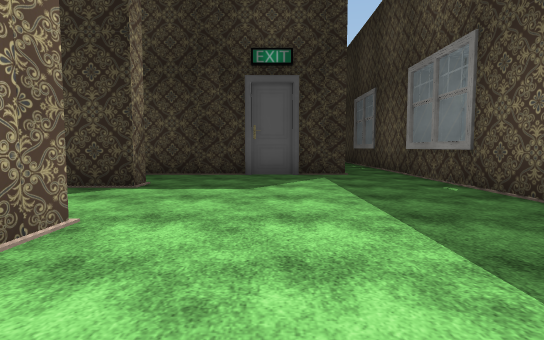
View 1 (above)

24 first-person views from a walk through a Unity game level. The camera is 1.3 m above the floor, tilts 4° down and sees 80° across. The floor is counted in squares, 2 m on a side. Each view is taken from the middle of a square. On the plan, view 1 faces up. The plan holds only what a view shows up to about 10 squares ahead; the rest is blank. The place goes on beyond the plan. The player is left out. Some surface patterns are stand-ins.

View 2
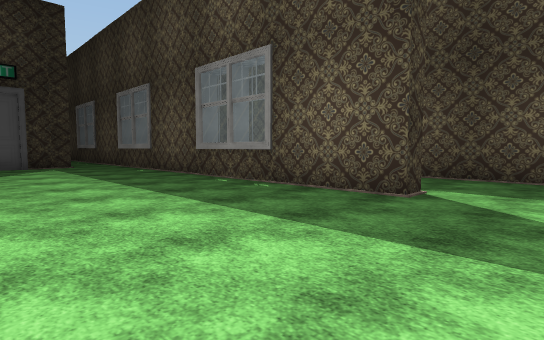

View 3
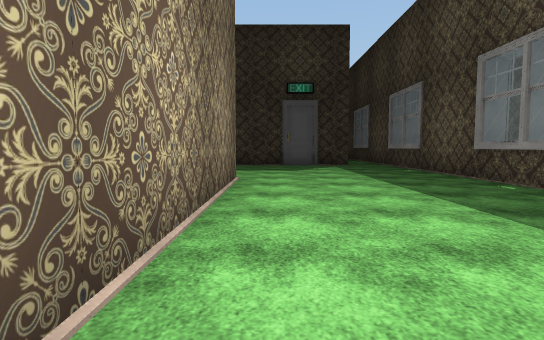

View 4
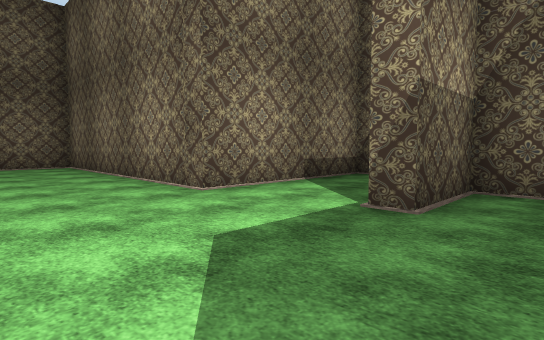

View 5
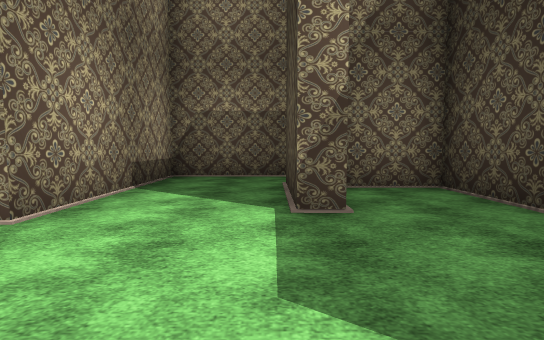

View 6
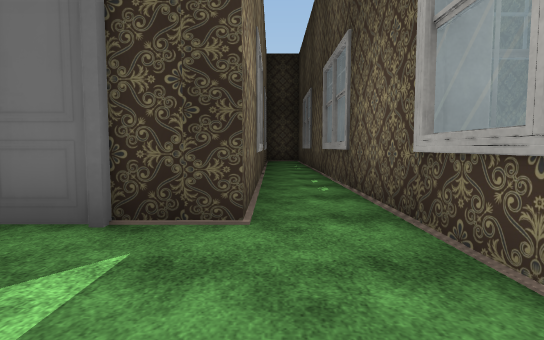

View 7
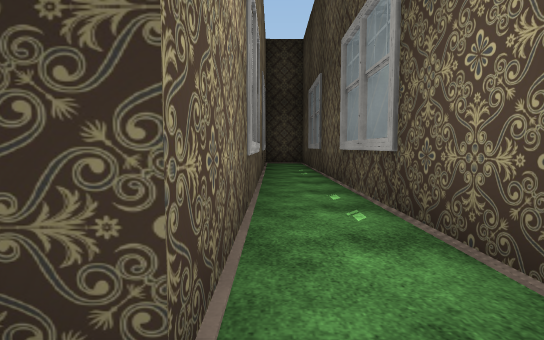

View 8
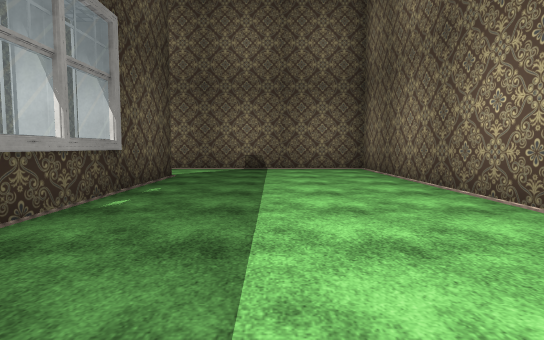

View 9
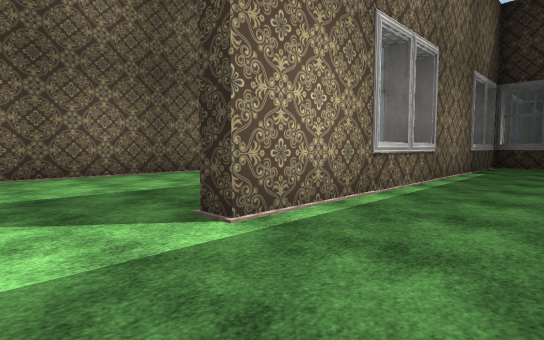

View 10
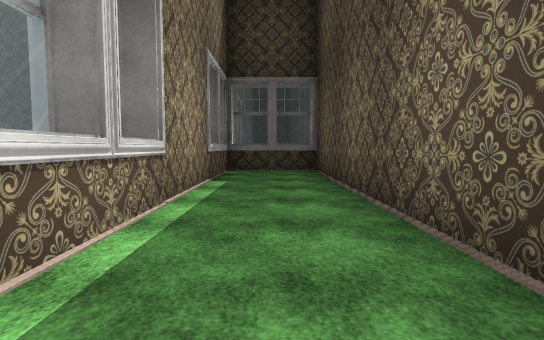

View 11
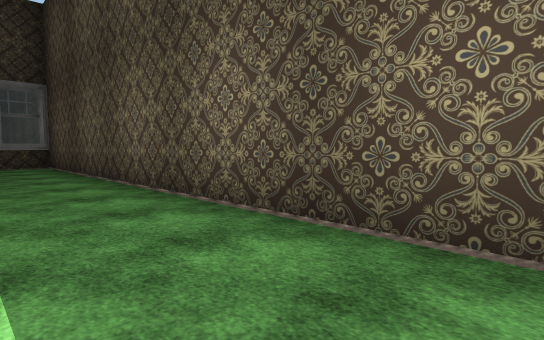

View 12
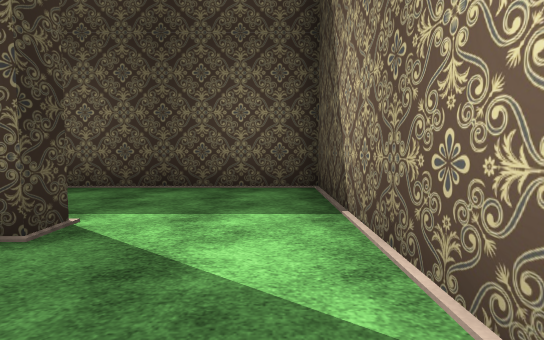

View 13
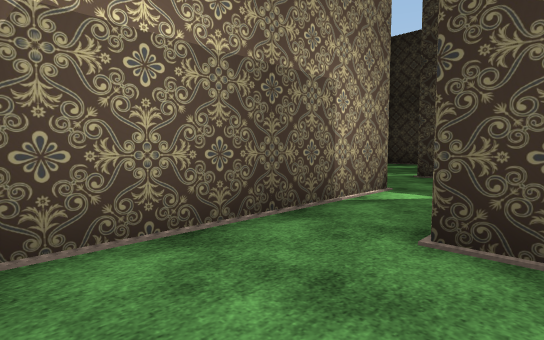

View 14
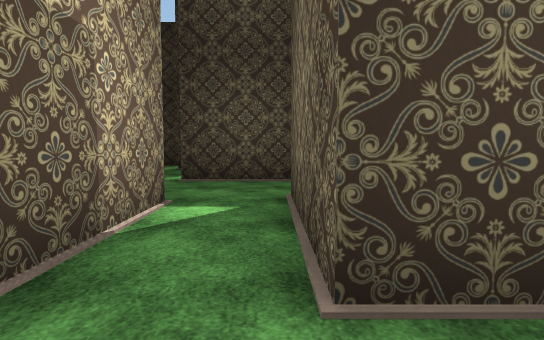

View 15
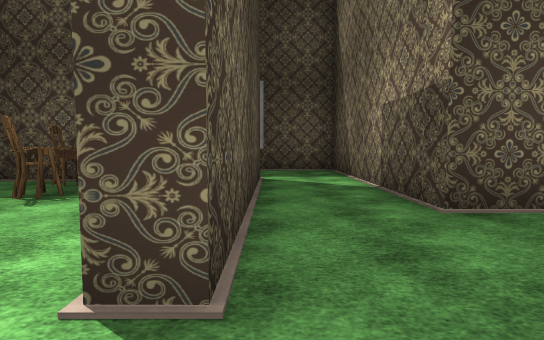

View 16
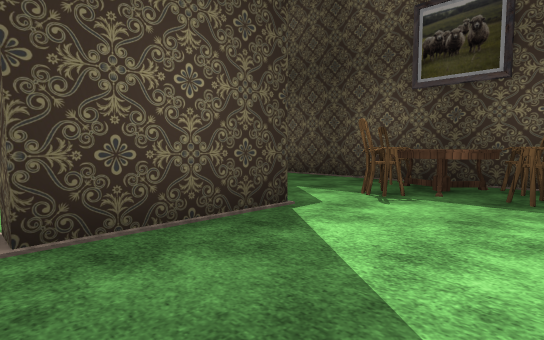

View 17
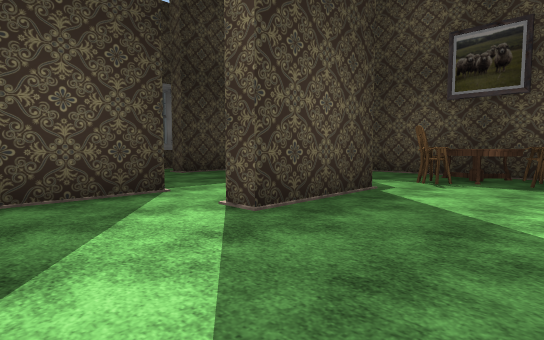

View 18
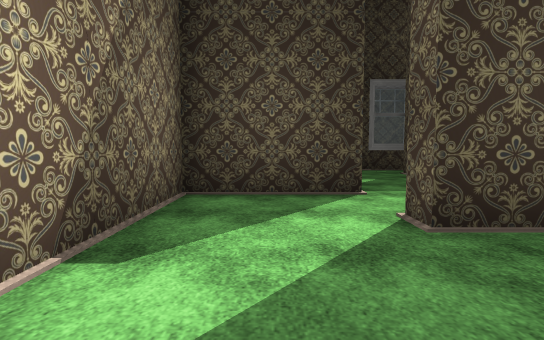

View 19
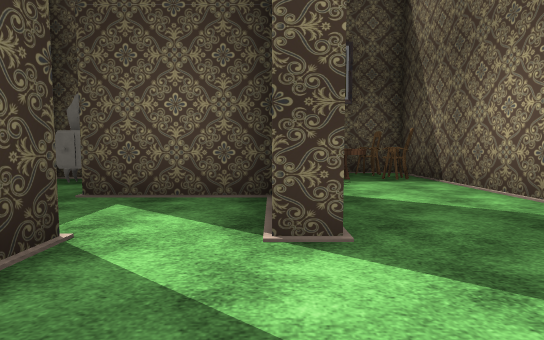

View 20
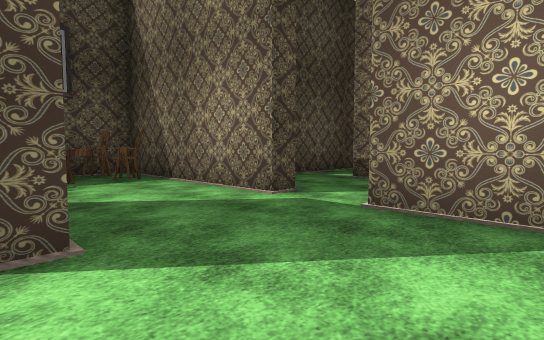

View 21
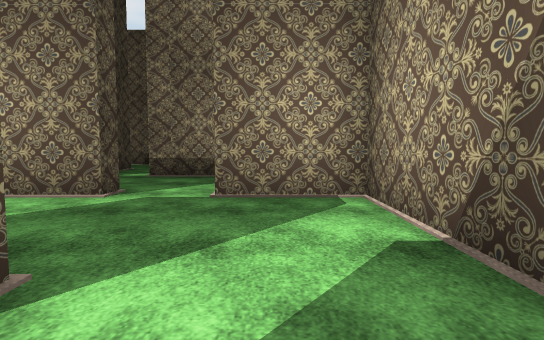

View 22
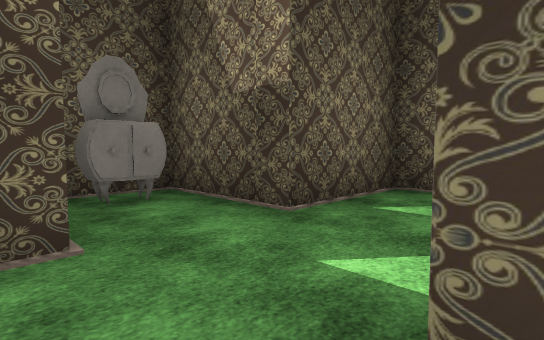

View 23
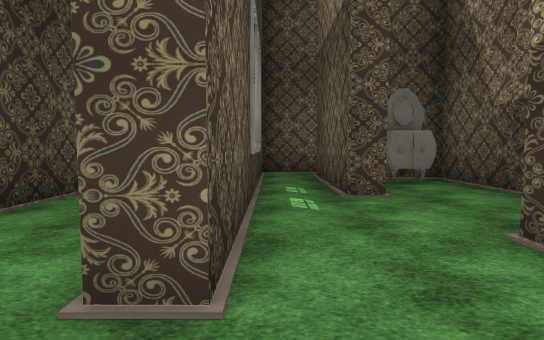

View 24
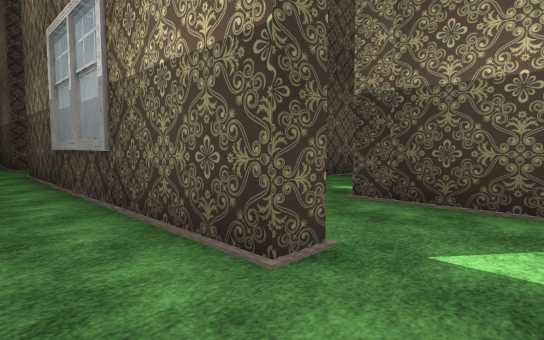

### Floor plan
Points are (right, up) in squares from view 1. A wall is a line through its corners. A room is listed if a view was taken in it or the views show most of it. See-through windows are left out.
Room 1 (views 1, 2, 3, 4, 5, 6, 7, 8, 12, 13, 14)
walls: (-6.2, 7.8) (-6.2, 2.8) (-1.8, 2.8) (-1.7, -4.8) (3.5, -4.8); (3.8, -2.3) (3.2, -2.3) (3.2, 17); (1.8, 14.6) (1.8, 7.7) (-4.3, 7.8) (-4.3, 5.8) (-2.2, 5.8) (-2.2, 5.3) (-4.8, 5.3) (-4.8, 8.2)
ways out: opening at (3, -3.5) to room 2; opening at (-6, 8) to room 5
Room 2 (views 9, 10, 11)
walls: (3.9, 1.5) (3.1, 1.5) (3.9, 1.5); (3.9, 2.6) (3.1, 2.6); (3.1, 0.4) (3.9, 0.4); (3.9, 6.5) (3.1, 6.5); (3.9, 7.7) (3.1, 7.7); (4.9, 8.4) (3.9, 8.4); (6.1, 8.4) (5.1, 8.4); (3.5, -4.8) (6.3, -4.8) (6.3, 8) (3.8, 8) (3.8, -2.3)
ways out: opening at (3, -3.5) to room 1
Room 3 (views 15, 16, 17, 18, 19, 20, 21, 24)
walls: (-5.1, 13.5) (-7.8, 13.5) (-7.8, 14.1); (-3.9, 20.2) (-3.9, 20.9); (-5.8, 14) (-5.8, 16.5); (1.2, 20.8) (3, 20.8); (-5.1, 20.1) (-5, 20.9); (-7.6, 15.5) (-10.3, 15.5) (-10.2, 10.7) (-8.1, 10.7); (1.2, 9.4) (1.2, 10.4); (-5.4, 22.7) (-6.8, 22.7); (-6.8, 10.2) (-6.8, 10.7) (-1.7, 10.7) (-1.7, 16.8); (-8.8, 20.2) (-8.8, 20.7) (-1.3, 20.7)
ways out: opening at (-9.5, 20) to room 4; opening at (-7.5, 10) to room 5; opening at (-0.5, 10.5) to room 5; opening at (-7, 16) to room 6
objects: chair (-4, 13); table (-3, 12) to (-3, 13); chair (-2, 12); chair (-2, 14)
Room 4 (views 22, 23)
walls: (-9.8, 18.3) (-7.6, 18.3); (-7.6, 20.2) (-8.8, 20.2)
ways out: opening at (-9.5, 20) to room 3; opening at (-8, 19) to room 6
Room 5 (no view inside)
walls: (-4.8, 8.2) (1.2, 8.2) (1.2, 9.4); (-7.8, 7.8) (-6.2, 7.8); (-1.6, 10.3) (-6.8, 10.2)
ways out: opening at (-6, 8) to room 1; opening at (-7.5, 10) to room 3; opening at (-0.5, 10.5) to room 3
Room 6 (no view inside)
walls: (-5.8, 16.5) (-3.3, 16.5) (-3.3, 18.5); (-4.4, 18.5) (-5.8, 18.5) (-5.8, 19) (-2.8, 19); (-4.5, 20.2) (-7.6, 20.2)
ways out: opening at (-7, 16) to room 3; opening at (-8, 19) to room 4
objects: mirror (-4, 17) to (-4, 18)

Positions as (right, up) in squares from view 1, and headings:
1: (0, 0), facing up
2: (-1, -4), facing up-right
3: (-1, -4), facing up
4: (1, 7), facing down-left
5: (1, 5), facing left
6: (2, 5), facing up
7: (2, 7), facing up
8: (1, 5), facing down
9: (6, -4), facing up-left
10: (5, -1), facing up
11: (4, -4), facing up-right
12: (1, -4), facing right
13: (-4, 3), facing up-left
14: (-5, 4), facing up
15: (-8, 10), facing right
16: (-8, 11), facing up-right
17: (-10, 11), facing up-right
18: (-9, 11), facing up
19: (-10, 14), facing right
20: (-10, 14), facing down-right
21: (-9, 15), facing down
22: (-8, 19), facing down-right
23: (-10, 20), facing right
24: (-10, 22), facing down-right
